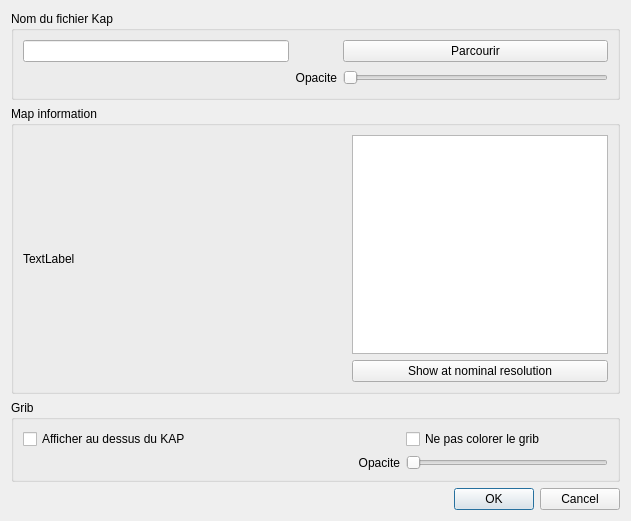
<?xml version="1.0" encoding="UTF-8"?>
<ui version="4.0">
 <class>dialogLoadImg_ui</class>
 <widget class="QDialog" name="dialogLoadImg_ui">
  <property name="geometry">
   <rect>
    <x>0</x>
    <y>0</y>
    <width>631</width>
    <height>521</height>
   </rect>
  </property>
  <property name="windowTitle">
   <string>Ouvrir un fichier KAP</string>
  </property>
  <layout class="QVBoxLayout" name="verticalLayout_3">
   <item>
    <layout class="QVBoxLayout" name="verticalLayout_2">
     <item>
      <widget class="QGroupBox" name="groupBox">
       <property name="title">
        <string>Nom du fichier Kap</string>
       </property>
       <layout class="QGridLayout" name="gridLayout">
        <item row="1" column="3">
         <widget class="QSlider" name="alpha">
          <property name="maximum">
           <number>90</number>
          </property>
          <property name="orientation">
           <enum>Qt::Horizontal</enum>
          </property>
          <property name="invertedAppearance">
           <bool>false</bool>
          </property>
          <property name="invertedControls">
           <bool>false</bool>
          </property>
         </widget>
        </item>
        <item row="0" column="3">
         <widget class="QPushButton" name="Browse">
          <property name="text">
           <string>Parcourir</string>
          </property>
         </widget>
        </item>
        <item row="0" column="1">
         <widget class="QLineEdit" name="FileName"/>
        </item>
        <item row="1" column="1">
         <spacer name="horizontalSpacer_2">
          <property name="orientation">
           <enum>Qt::Horizontal</enum>
          </property>
          <property name="sizeHint" stdset="0">
           <size>
            <width>40</width>
            <height>20</height>
           </size>
          </property>
         </spacer>
        </item>
        <item row="1" column="2">
         <widget class="QLabel" name="label">
          <property name="text">
           <string>Opacite</string>
          </property>
          <property name="alignment">
           <set>Qt::AlignRight|Qt::AlignTrailing|Qt::AlignVCenter</set>
          </property>
         </widget>
        </item>
       </layout>
      </widget>
     </item>
     <item>
      <widget class="QGroupBox" name="groupBox_3">
       <property name="title">
        <string>Map information</string>
       </property>
       <layout class="QHBoxLayout" name="horizontalLayout">
        <item>
         <widget class="QLabel" name="snapShot">
          <property name="sizePolicy">
           <sizepolicy hsizetype="Expanding" vsizetype="Expanding">
            <horstretch>0</horstretch>
            <verstretch>0</verstretch>
           </sizepolicy>
          </property>
          <property name="minimumSize">
           <size>
            <width>150</width>
            <height>150</height>
           </size>
          </property>
          <property name="text">
           <string>TextLabel</string>
          </property>
         </widget>
        </item>
        <item>
         <layout class="QVBoxLayout" name="verticalLayout">
          <property name="sizeConstraint">
           <enum>QLayout::SetDefaultConstraint</enum>
          </property>
          <item>
           <widget class="QTextEdit" name="kapInfo">
            <property name="sizePolicy">
             <sizepolicy hsizetype="Minimum" vsizetype="Expanding">
              <horstretch>0</horstretch>
              <verstretch>0</verstretch>
             </sizepolicy>
            </property>
            <property name="readOnly">
             <bool>true</bool>
            </property>
           </widget>
          </item>
          <item>
           <widget class="QPushButton" name="zoom">
            <property name="text">
             <string>Show at nominal resolution</string>
            </property>
           </widget>
          </item>
         </layout>
        </item>
       </layout>
      </widget>
     </item>
     <item>
      <widget class="QGroupBox" name="groupBox_2">
       <property name="title">
        <string>Grib</string>
       </property>
       <layout class="QGridLayout" name="gridLayout_2">
        <item row="0" column="2">
         <widget class="QCheckBox" name="gribColored">
          <property name="text">
           <string>Ne pas colorer le grib</string>
          </property>
         </widget>
        </item>
        <item row="0" column="0">
         <widget class="QCheckBox" name="drawGribOverKap">
          <property name="text">
           <string>Afficher au dessus du KAP</string>
          </property>
         </widget>
        </item>
        <item row="1" column="2">
         <widget class="QSlider" name="gribAlpha">
          <property name="maximum">
           <number>100</number>
          </property>
          <property name="orientation">
           <enum>Qt::Horizontal</enum>
          </property>
          <property name="invertedAppearance">
           <bool>false</bool>
          </property>
          <property name="invertedControls">
           <bool>false</bool>
          </property>
         </widget>
        </item>
        <item row="0" column="1">
         <spacer name="horizontalSpacer">
          <property name="orientation">
           <enum>Qt::Horizontal</enum>
          </property>
          <property name="sizeHint" stdset="0">
           <size>
            <width>40</width>
            <height>20</height>
           </size>
          </property>
         </spacer>
        </item>
        <item row="1" column="1">
         <widget class="QLabel" name="label_2">
          <property name="text">
           <string>Opacite</string>
          </property>
          <property name="alignment">
           <set>Qt::AlignRight|Qt::AlignTrailing|Qt::AlignVCenter</set>
          </property>
         </widget>
        </item>
       </layout>
      </widget>
     </item>
    </layout>
   </item>
   <item>
    <widget class="QDialogButtonBox" name="buttonBox">
     <property name="orientation">
      <enum>Qt::Horizontal</enum>
     </property>
     <property name="standardButtons">
      <set>QDialogButtonBox::Cancel|QDialogButtonBox::Ok</set>
     </property>
    </widget>
   </item>
  </layout>
 </widget>
 <tabstops>
  <tabstop>FileName</tabstop>
  <tabstop>Browse</tabstop>
  <tabstop>alpha</tabstop>
  <tabstop>kapInfo</tabstop>
  <tabstop>zoom</tabstop>
  <tabstop>drawGribOverKap</tabstop>
  <tabstop>gribColored</tabstop>
  <tabstop>gribAlpha</tabstop>
  <tabstop>buttonBox</tabstop>
 </tabstops>
 <resources/>
 <connections>
  <connection>
   <sender>buttonBox</sender>
   <signal>accepted()</signal>
   <receiver>dialogLoadImg_ui</receiver>
   <slot>accept()</slot>
   <hints>
    <hint type="sourcelabel">
     <x>248</x>
     <y>254</y>
    </hint>
    <hint type="destinationlabel">
     <x>157</x>
     <y>274</y>
    </hint>
   </hints>
  </connection>
  <connection>
   <sender>buttonBox</sender>
   <signal>rejected()</signal>
   <receiver>dialogLoadImg_ui</receiver>
   <slot>reject()</slot>
   <hints>
    <hint type="sourcelabel">
     <x>316</x>
     <y>260</y>
    </hint>
    <hint type="destinationlabel">
     <x>286</x>
     <y>274</y>
    </hint>
   </hints>
  </connection>
  <connection>
   <sender>drawGribOverKap</sender>
   <signal>toggled(bool)</signal>
   <receiver>gribAlpha</receiver>
   <slot>setEnabled(bool)</slot>
   <hints>
    <hint type="sourcelabel">
     <x>112</x>
     <y>224</y>
    </hint>
    <hint type="destinationlabel">
     <x>303</x>
     <y>271</y>
    </hint>
   </hints>
  </connection>
  <connection>
   <sender>drawGribOverKap</sender>
   <signal>toggled(bool)</signal>
   <receiver>gribColored</receiver>
   <slot>setEnabled(bool)</slot>
   <hints>
    <hint type="sourcelabel">
     <x>112</x>
     <y>224</y>
    </hint>
    <hint type="destinationlabel">
     <x>303</x>
     <y>224</y>
    </hint>
   </hints>
  </connection>
 </connections>
</ui>
